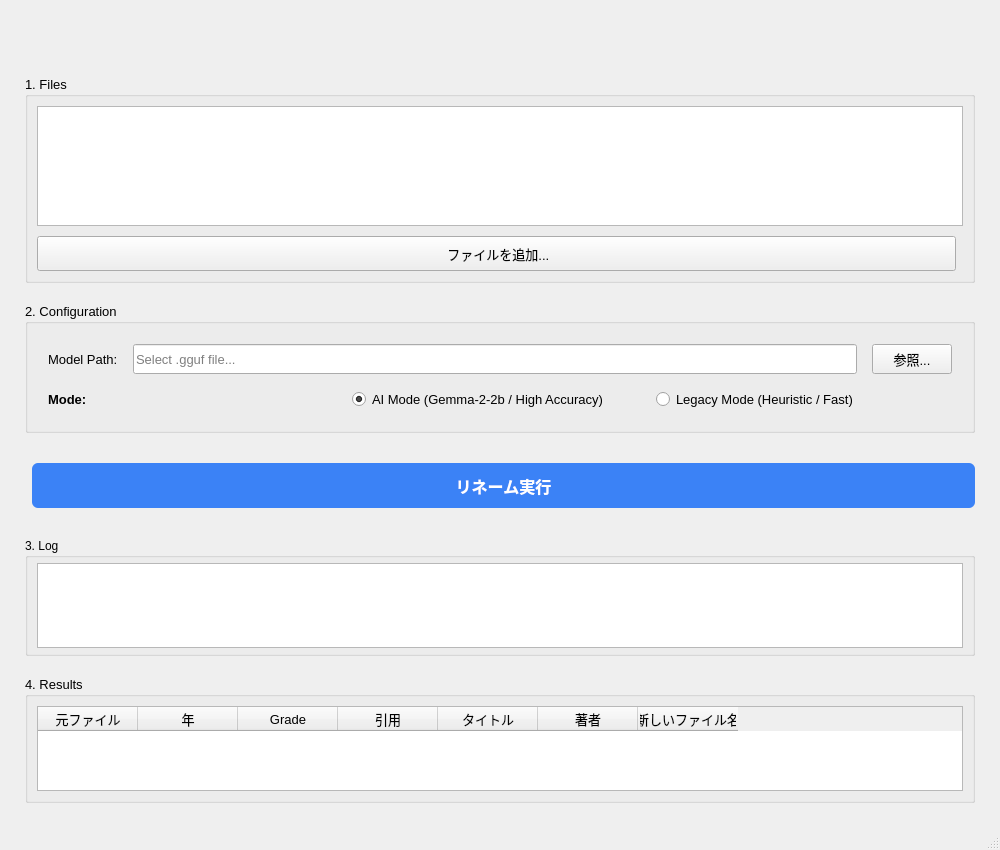
<?xml version="1.0" encoding="UTF-8"?>
<ui version="4.0">
 <class>MainWindow</class>
 <widget class="QMainWindow" name="MainWindow">
  <property name="geometry">
   <rect>
    <x>0</x>
    <y>0</y>
    <width>1000</width>
    <height>850</height>
   </rect>
  </property>
  <property name="windowTitle">
   <string></string>
  </property>
  <widget class="QWidget" name="centralwidget">
   <layout class="QVBoxLayout" name="verticalLayout">
    <property name="spacing">
     <number>20</number>
    </property>
    <property name="leftMargin">
     <number>25</number>
    </property>
    <property name="topMargin">
     <number>25</number>
    </property>
    <property name="rightMargin">
     <number>25</number>
    </property>
    <property name="bottomMargin">
     <number>25</number>
    </property>

    <item>
     <widget class="QLabel" name="label_title">
      <property name="font">
       <font>
        <family>Segoe UI</family>
        <pointsize>20</pointsize>
        <weight>75</weight>
        <bold>true</bold>
       </font>
      </property>
      <property name="text">
       <string></string>
      </property>
      <property name="alignment">
       <set>Qt::AlignCenter</set>
      </property>
     </widget>
    </item>

    <item>
     <widget class="QGroupBox" name="groupBox_files">
      <property name="title">
       <string>1. Files</string>
      </property>
      <property name="font">
       <font>
        <family>Segoe UI</family>
        <pointsize>10</pointsize>
       </font>
      </property>
      <layout class="QVBoxLayout" name="verticalLayout_files">
       <property name="spacing">
        <number>10</number>
       </property>
       <item>
        <widget class="QListWidget" name="list_widget">
         <property name="minimumSize">
          <size>
           <width>0</width>
           <height>120</height>
          </size>
         </property>
        </widget>
       </item>
       <item>
        <layout class="QHBoxLayout" name="horizontalLayout_add">
         <item>
          <widget class="QPushButton" name="btn_browse">
           <property name="minimumSize">
            <size>
             <width>120</width>
             <height>35</height>
            </size>
           </property>
           <property name="text">
            <string> ファイルを追加...</string>
           </property>
           <property name="cursor">
            <cursorShape>PointingHandCursor</cursorShape>
           </property>
          </widget>
         </item>
         <item>
          <spacer name="horizontalSpacer_files">
           <property name="orientation">
            <enum>Qt::Horizontal</enum>
           </property>
          </spacer>
         </item>
        </layout>
       </item>
      </layout>
     </widget>
    </item>

    <item>
     <widget class="QGroupBox" name="groupBox_config">
      <property name="title">
       <string>2. Configuration</string>
      </property>
      <property name="font">
       <font>
        <family>Segoe UI</family>
        <pointsize>10</pointsize>
       </font>
      </property>
      <layout class="QVBoxLayout" name="verticalLayout_config">
       <property name="spacing">
        <number>15</number>
       </property>
       <property name="leftMargin">
        <number>20</number>
       </property>
       <property name="topMargin">
        <number>20</number>
       </property>
       <property name="rightMargin">
        <number>20</number>
       </property>
       <property name="bottomMargin">
        <number>20</number>
       </property>

       <item>
        <layout class="QHBoxLayout" name="horizontalLayout_path">
         <item>
          <widget class="QLabel" name="label_path">
           <property name="text">
            <string>Model Path:</string>
           </property>
          </widget>
         </item>
         <item>
          <widget class="QLineEdit" name="line_model_path">
           <property name="minimumSize">
            <size>
             <width>0</width>
             <height>30</height>
            </size>
           </property>
           <property name="placeholderText">
            <string>Select .gguf file...</string>
           </property>
           <property name="readOnly">
            <bool>true</bool>
           </property>
          </widget>
         </item>
         <item>
          <widget class="QPushButton" name="btn_select_model">
           <property name="minimumSize">
            <size>
             <width>80</width>
             <height>30</height>
            </size>
           </property>
           <property name="text">
            <string>参照...</string>
           </property>
          </widget>
         </item>
        </layout>
       </item>

       <item>
        <layout class="QHBoxLayout" name="horizontalLayout_radios">
         <item>
          <widget class="QLabel" name="label_mode">
           <property name="text">
            <string>Mode:</string>
           </property>
           <property name="font">
            <font>
             <weight>75</weight>
             <bold>true</bold>
            </font>
           </property>
          </widget>
         </item>
         <item>
          <widget class="QRadioButton" name="rb_mode_llm">
           <property name="text">
            <string>AI Mode (Gemma-2-2b / High Accuracy)</string>
           </property>
           <property name="checked">
            <bool>true</bool>
           </property>
           <property name="cursor">
            <cursorShape>PointingHandCursor</cursorShape>
           </property>
          </widget>
         </item>
         <item>
          <widget class="QRadioButton" name="rb_mode_legacy">
           <property name="text">
            <string>Legacy Mode (Heuristic / Fast)</string>
           </property>
           <property name="cursor">
            <cursorShape>PointingHandCursor</cursorShape>
           </property>
          </widget>
         </item>
         <item>
          <spacer name="horizontalSpacer_radios">
           <property name="orientation">
            <enum>Qt::Horizontal</enum>
           </property>
          </spacer>
         </item>
        </layout>
       </item>
      </layout>
     </widget>
    </item>

    <item>
     <layout class="QHBoxLayout" name="horizontalLayout_actions">
      <property name="topMargin">
       <number>10</number>
      </property>
      <property name="bottomMargin">
       <number>10</number>
      </property>
      <item>
       <spacer name="horizontalSpacer_action_L">
        <property name="orientation">
         <enum>Qt::Horizontal</enum>
        </property>
       </spacer>
      </item>
      
      <item>
       <widget class="QPushButton" name="btn_auto">
        <property name="minimumSize">
         <size>
          <width>200</width>
          <height>45</height>
         </size>
        </property>
        <property name="font">
         <font>
          <family>Segoe UI</family>
          <pointsize>12</pointsize>
          <weight>75</weight>
          <bold>true</bold>
         </font>
        </property>
        <property name="cursor">
         <cursorShape>PointingHandCursor</cursorShape>
        </property>
        <property name="styleSheet">
         <string>
          QPushButton {
           background-color: #3B82F6;
           color: white;
           border: none;
           border-radius: 6px;
          }
          QPushButton:hover {
           background-color: #2563EB;
          }
         </string>
        </property>
        <property name="text">
         <string>リネーム実行</string>
        </property>
       </widget>
      </item>
     </layout>
    </item>

    <item>
     <widget class="QGroupBox" name="groupBox_log">
      <property name="title">
       <string>3. Log</string>
      </property>
      <property name="font">
       <font>
        <family>Segoe UI</family>
        <pointsize>9</pointsize>
       </font>
      </property>
      <layout class="QVBoxLayout" name="verticalLayout_log">
       <property name="topMargin">
        <number>5</number>
       </property>
       <property name="bottomMargin">
        <number>5</number>
       </property>
       <item>
        <widget class="QTextEdit" name="log_text">
         <property name="minimumHeight">
          <number>60</number>
         </property>
         <property name="readOnly">
          <bool>true</bool>
         </property>
        </widget>
       </item>
      </layout>
     </widget>
    </item>

    <item>
     <widget class="QGroupBox" name="groupBox_result">
      <property name="title">
       <string>4. Results</string>
      </property>
      <property name="font">
       <font>
        <family>Segoe UI</family>
        <pointsize>10</pointsize>
       </font>
      </property>
      <layout class="QVBoxLayout" name="verticalLayout_result">
       <item>
        <widget class="QTableWidget" name="table">
         <property name="alternatingRowColors">
          <bool>true</bool>
         </property>
         <column>
          <property name="text">
           <string>元ファイル</string>
          </property>
         </column>
         <column>
          <property name="text">
           <string>年</string>
          </property>
         </column>
         <column>
          <property name="text">
           <string>Grade</string>
          </property>
         </column>
         <column>
          <property name="text">
           <string>引用</string>
          </property>
         </column>
         <column>
          <property name="text">
           <string>タイトル</string>
          </property>
         </column>
         <column>
          <property name="text">
           <string>著者</string>
          </property>
         </column>
         <column>
          <property name="text">
           <string>新しいファイル名</string>
          </property>
         </column>
        </widget>
       </item>
      </layout>
     </widget>
    </item>

   </layout>
  </widget>
  <widget class="QStatusBar" name="statusbar"/>
 </widget>
 <resources/>
 <connections/>
</ui>
